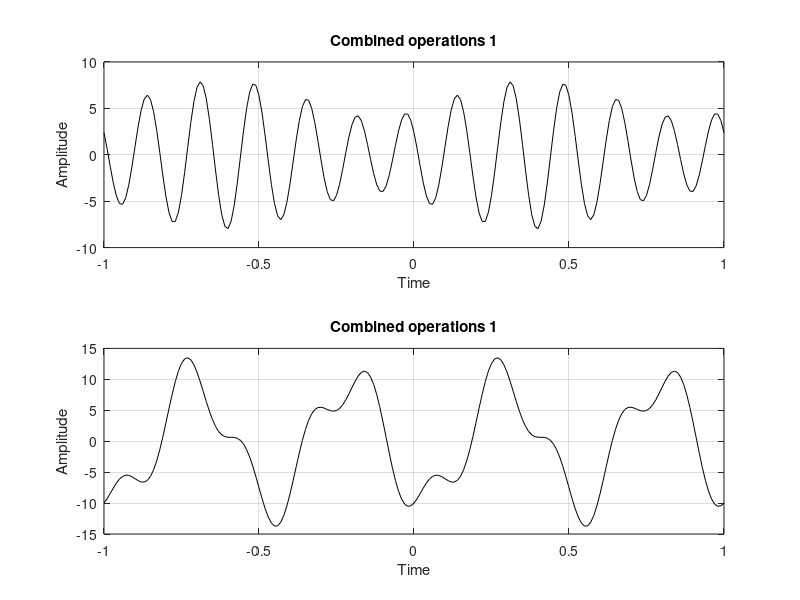

Write MATLAB code to recreate this figure.
clc;
clear all;
close all;

a=1;
b=2;
f1=5;
f2=6;
t=-1:0.01:1;
x1=a*sin(2*pi*f1*t);
x2=b*cos(2*pi*f2*t);

% Combined Operations 1
subplot(2,1,1)
co=(2*a*sin(2*pi*f1*(t-0.05)))+(3*b*cos(2*pi*f2*(t+0.02)));
plot(t,co, 'k')
xlabel('Time')
ylabel('Amplitude')
title('Combined operations 1')
grid on

% Combined Operations 2
subplot(2,1,2)
co1=(4*a*sin(2*pi*f1*(t-0.01)))+(5*b*cos(2*pi*f2*((t/3)+0.07)));
plot(t,co1, 'k')
xlabel('Time')
ylabel('Amplitude')
title('Combined operations 1')
grid on